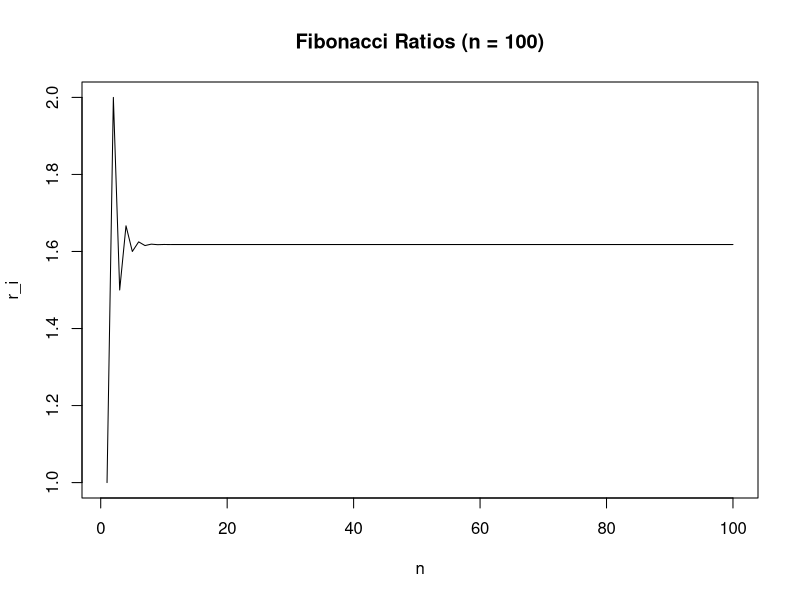
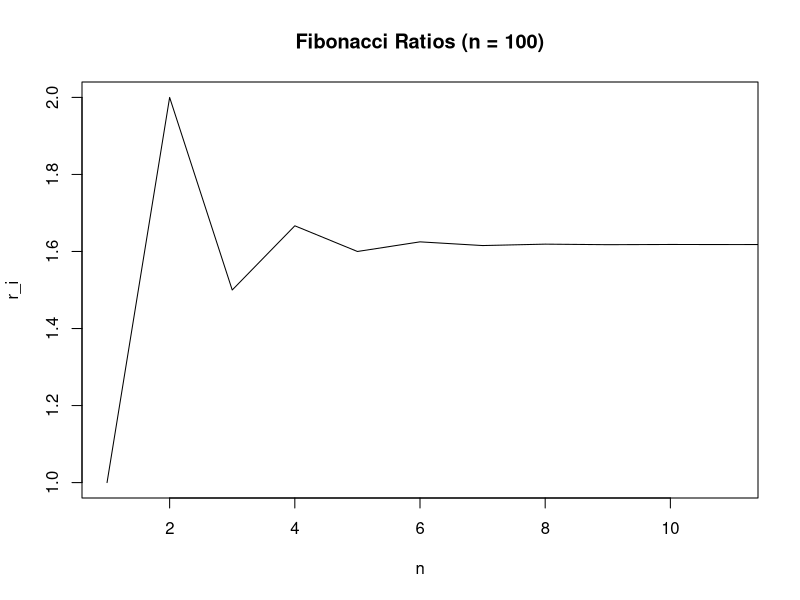
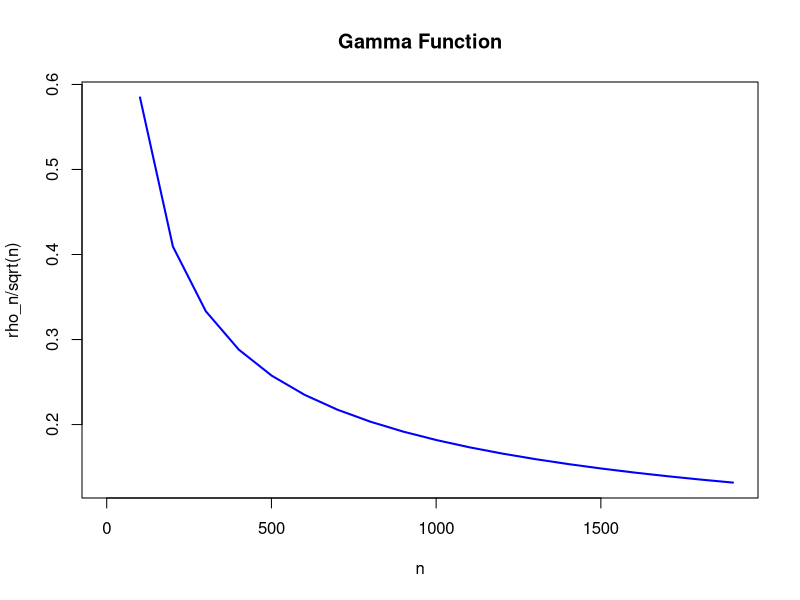

Write R code to recreate these figures, in order.
## ---- chunk 1
knitr::opts_chunk$set(echo = TRUE)
## ---- chunk 2
for_impl_fib_ratio <- function(n) {
  if (!is.integer(n) || n < 2) {
    stop("n must be a positive integer greater than or equal to 2")
  }
  
  fib <- numeric(n + 1)
  fib[1:2] <- 1
  
  for (i in 3:(n + 1)) {
    fib[i] <- fib[i - 1] + fib[i - 2]
  }
  
  r <- numeric(n)
  for (i in 1:n) {
    r[i] <- fib[i + 1] / fib[i]
  }
  
  return(r)
}

print(for_impl_fib_ratio(4L))
## ---- chunk 3
while_impl_fib_ratio <- function(n) {
  if (!is.integer(n) || n < 2) {
    stop("n must be a positive integer greater than or equal to 2")
  }
  
  fib <- numeric(n + 1)
  fib[1:2] <- 1
  
  if (n == 2) {
    return(fib[2] / fib[1]) 
  }
  
  i <- 3
  while(i <= (n + 1)) {
    fib[i] <- fib[i - 1] + fib[i - 2]
    i <- i + 1
  }
  
  r <- numeric(n)
  
  i <- 1
  while(i <= n) {
    r[i] <- fib[i + 1] / fib[i]
    i <- i + 1
  }
  
  return(r)
}

print(for_impl_fib_ratio(4L))
## ---- chunk 4
library(microbenchmark)

benchmark_200 <- microbenchmark(
  for_loop = for_impl_fib_ratio(200L),
  while_loop = while_impl_fib_ratio(200L),
  times = 1000L
)

benchmark_2000 <- microbenchmark(
  for_loop = for_impl_fib_ratio(2000L),
  while_loop = while_impl_fib_ratio(2000L),
  times = 1000L
)

print(benchmark_200)

print(benchmark_2000)
## ---- chunk 5
# Call the function for n = 100
seq <- for_impl_fib_ratio(100L)

# Plot the sequence
plot(seq, type = "l", xlab = "n", ylab = "r_i", main = "Fibonacci Ratios (n = 100)")

## ---- chunk 6
plot(seq, type = "l", xlab = "n", ylab = "r_i", main = "Fibonacci Ratios (n = 100)", xlim = c(1, 11))

## ---- chunk 7
gamma_fct <- function(n) {
  rho_n <- gamma((n-1)/2) / (gamma(1/2)*gamma((n-2)/2))
  return (rho_n)
}
## ---- chunk 8
print(gamma_fct(2000))
## ---- chunk 9
# Function to compute the gamma function using logarithmic form
lgamma_fct <- function(n) {
  rho_n <- lgamma((n-1)/2) / (lgamma(1/2)*lgamma((n-2)/2))
  return (exp(rho_n))
}

print(lgamma_fct(1000))
print(lgamma_fct(2000))
## ---- chunk 10
x <- seq(1, 2000, by = 100)
y <- lgamma_fct(x)/sqrt(x)
plot(x, y, type = "l", col = "blue", lwd = 2, main = "Gamma Function", xlab = "n", ylab = "rho_n/sqrt(n)")
## ---- chunk 11
recursion_golden_ratio <- function(n = 1000L) {
  if (!is.integer(n) || n < 0) {
    stop("n must be a non-negative integer")
  }
  
  memo_env <- new.env(parent = emptyenv())
  
  compute_golden_ratio <- function(n, memo) {
    if (n == 0) {
      return((sqrt(5) + 1) / 2) 
    } else if (n == 1) {
      return((sqrt(5) + 3) / 2) 
    }
    
    if (!is.null(memo[[as.character(n)]])) {
      return(memo[[as.character(n)]])
    }
    
    res <- compute_golden_ratio(n - 1L, memo) + compute_golden_ratio(n - 2L, memo)
    memo[[as.character(n)]] <- res
    
    return(res)
  }
  
  compute_golden_ratio(n, memo_env)
}

recursion_golden_ratio(100L)



## ---- chunk 12
power_golden_ratio <- function(n) {
  if (!is.integer(n) || n < 0) {
    stop("n must be a non-negative integer")
  }
  
  phi <- (sqrt(5) + 1) / 2
  return(phi ^ (n + 1L))
}

power_golden_ratio(100L)
## ---- chunk 13
recursion_vals <- sapply(as.integer(c(12, 60, 120, 300)), recursion_golden_ratio)
power_vals <- sapply(as.integer(c(12, 60, 120, 300)), power_golden_ratio)

comparison_eq <- recursion_vals == power_vals

comparison_all_equal <- sapply(seq_along(recursion_vals), function(i) {
  all.equal(recursion_vals[i], power_vals[i])
})

cat("Comparison with == operator:\n", comparison_eq, "\n")
cat("Comparison with all.equal function:\n", comparison_all_equal, "\n")
## ---- chunk 14
roll_die <- function() {
  sample(1:6, 1)
}

play_game_of_craps <- function() {
  roll <- roll_die()
  
  if (roll == 6) {
    return("You got 6 ---> You win!")
  } else if (roll == 1) {
    return("You got 1 ---> You lose!")
  } else {
    point_num <- roll
    cat("You got point number ", point_num, 
        ". You have three tries to roll it one more time \n")
    for (i in 1:3) {
      cat("This is try ",i, " ")
      roll <- roll_die()
      
      cat("You got ", roll, "\n")
      
      if (roll == point_num) {
        return(paste("You got the point number of this round", 
                     point_num, "on the try", i, "---> You win!", sep = " "))
      }
    }
        return(paste("You didn't get the point number of this round", 
                     point_num, "---> You lose!", sep = " "))
  }
}
## ---- chunk 15
game_res <- play_game_of_craps()
print(game_res)
## ---- chunk 16
set.seed(1)
x <- rnorm(1000)
y <- 2 + x + rnorm(1000)
df <- data.frame(x, y)

cat("Step", 1, "\n")
fit1 <- lm(y ~ x, data = df[-(1:250),])
p1 <- predict(fit1, newdata = df[(1:250),])
r <- sqrt(mean((p1 - df[(1:250),"y"])^2))

cat("Step", 2, "\n")
fit2 <- lm(y ~ x, data = df[-(251:500),])
p2 <- predict(fit2, newdata = df[(251:500),])
r <- c(r, sqrt(mean((p2 - df[(251:500),"y"])^2)))

cat("Step", 3, "\n")
fit3 <- lm(y ~ x, data = df[-(501:750),])
p3 <- predict(fit3, newdata = df[(501:750),])
r <- c(r, sqrt(mean((p3 - df[(501:750),"y"])^2)))

cat("Step", 4, "\n")
fit4 <- lm(y ~ x, data = df[-(751:1000),])
p4 <- predict(fit4, newdata = df[(751:1000),])
r <- c(r, sqrt(mean((p4 - df[(751:1000), "y"])^2)))

r


## ---- chunk 17
rmse_lm <- function(x,y) {
  df <- data.frame(x,y)
  r <- numeric()
  for (i in seq(1, 1000, by = 250)) {
    fit <- lm(y ~ x, data = df[-(i:(i+249)), ])
    p <- predict(fit, newdata = df[(i:(i+249)), ])
    r <- c(r, sqrt(mean((p-df[(i:(i+249)), "y"])^2)))
  }
  return(r)
}

set.seed(1)
x <- rnorm(1000)
y <- 2 + x + rnorm(1000)
computed_r <- rmse_lm(x, y)
computed_r

## ---- chunk 18
kwtest <- function (x, g, ...)
{
  if (is.list(x)) {
    if (length(x) < 2L)
      stop("'x' must be a list with at least 2 elements")
    if (!missing(g))
      warning("'x' is a list, so ignoring argument 'g'")
    if (!all(sapply(x, is.numeric)))
      warning("some elements of 'x' are not numeric and will be coerced to numeric")
    k <- length(x)
    l <- lengths(x)
    if (any(l == 0L))
      stop("all groups must contain data")
    g <- factor(rep.int(seq_len(k), l))
    x <- unlist(x)
  }
  else {
    if (length(x) != length(g))
      stop("'x' and 'g' must have the same length")
    g <- factor(g)
    k <- nlevels(g)
    if (k < 2L)
      stop("all observations are in the same group")
  }
  n <- length(x)
  if (n < 2L)
    stop("not enough observations")
  r <- rank(x)
  TIES <- table(x)
  STATISTIC <- sum(tapply(r, g, sum)^2/tapply(r, g, length))
  STATISTIC <- ((12 * STATISTIC/(n * (n + 1)) - 3 * (n + 1))/(1 -
    sum(TIES^3 - TIES)/(n^3 - n)))
  PARAMETER <- k - 1L
  PVAL <- pchisq(STATISTIC, PARAMETER, lower.tail = FALSE)
  names(STATISTIC) <- "Kruskal-Wallis chi-squared"
  names(PARAMETER) <- "df"
  RVAL <- list(statistic = STATISTIC, parameter = PARAMETER,
    p.value = PVAL, method = "Kruskal-Wallis rank sum test")
  return(RVAL)
}



## ---- chunk 19
x_list <- list(
  group1 = c(10, 15, 20),
  group2 = c(8, 12, 16, 18),
  group3 = c(5, 7, 9, 11, 14)
)

x_vector <- c(10, 15, 20, 8, 12, 16, 18, 5, 7, 9, 11, 14)
g <- factor(rep(1:3, c(3, 4, 5)))

result_list <- kwtest(x_list)
result_vector <- kwtest(x_vector, g)

identical(result_list, result_vector)



## ---- chunk 20

kwtest_fast <- function(x, g) {
  if (!is.numeric(x)) {
    stop("Input 'x' must be numeric")
  }
  
  g <- factor(g)
  
  if (length(x) != length(g)) {
    stop("Input 'x' and 'g' must have the same length.")
  }
  
  if (nlevels(g) < 2L)
    stop("all observations are in the same group")
  
  n <- length(x)
  if (n < 2L)
    stop("not enough observations")

  r <- rank(x)
  
  group_sums <- tapply(r, g, sum)
  
  TIES <- table(x)
  
  STATISTIC <- (12 / (n * (n + 1))) * sum(group_sums^2 / table(g))
  STATISTIC <- STATISTIC - 3 * (n + 1) * (1 - sum((TIES^3 - TIES) / (n^3 - n)))
  
  PARAMETER <- length(unique(g)) - 1L
  
  PVAL <- pchisq(STATISTIC, PARAMETER, lower.tail = FALSE)
  
  return(list(statistic = STATISTIC, parameter = PARAMETER,
              p.value = PVAL, method = "Kruskal-Wallis rank sum test"))
}


## ---- chunk 21

kruskal_wallis_test <- function(X, g) {
  test_statistics <- numeric(length = nrow(X))

  for (i in 1:nrow(X)) {

    result <- stats:::kruskal.test.default(X[i, ], g = factor(g))
    
    test_statistics[i] <- result$statistic
  }
  
  return(test_statistics)
}



## ---- chunk 22

set.seed(1234)
m <- 1000  
n <- 50   
X <- matrix(rt(m * n, df = 10), nrow = m)
grp <- rep(1:3, c(20, 20, 10))

test_statistics <- kruskal_wallis_test(X, grp)
length(test_statistics)
## ---- chunk 23


kruskal_wallis_test_fast <- function(X, g) {
  test_statistics <- numeric(length = nrow(X))

  for (i in 1:nrow(X)) {

    result <- kwtest_fast(X[i, ], g = factor(g))
    
    test_statistics[i] <- result$statistic
  }
  
  return(test_statistics)
}


test_statistics_fast <- kruskal_wallis_test_fast(X, grp)
length(test_statistics_fast)


## ---- chunk 24

library(bench)

f1 <- function() kruskal_wallis_test(X, grp)
f2 <- function() kruskal_wallis_test_fast(X, grp)

bench_results <- mark(
  kruskal_wallis = f1(),
  kwtest_fast = f2(),
  check = FALSE
)

print(bench_results)


## ---- chunk 25
